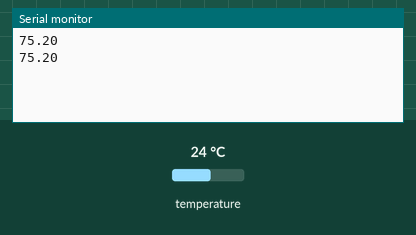
Simulated run of this sketch. Board: Arduino Nano 33 IoT. Shown: the last lines printed to the serial monitor. The test bench sets the inputs (shaded band); at power-on: temperature 24 °C.

Above: at 1.8 s.
1.9 s: temperature set to 12 °C
At 2.9 s:
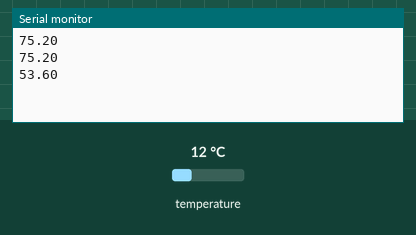
3.4 s: temperature set to 19 °C
At 4.9 s:
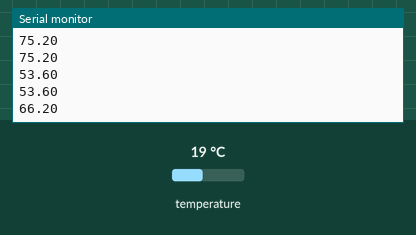
Timing chart, 0 to 6.4 s (numbered marks = the images above; inputs shaded):
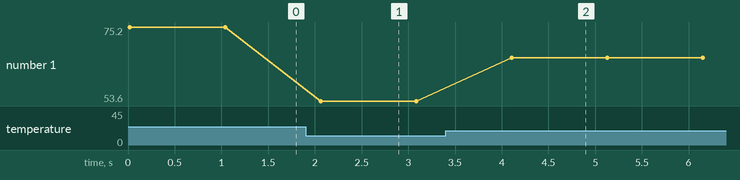

Measured:
- after the input at 1.9 s, the serial monitor: prints a new line after 0.16 s (image 1)
- after the input at 3.4 s, the serial monitor: prints a new line after 0.71 s (image 2)
- plotted number 1: 75.2 → 53.6 after the input at 1.9 s, 53.6 → 66.2 after the input at 3.4 s

The sketch:

TempProbeDS18S20.ino
```cpp
#include <OneWire.h>
#include <ArduinoBLE.h>
#define STATUS_IDLE        0
#define STATUS_RECEIVED    1
#define STATUS_CONNECTING  2
#define STATUS_SUCCESS     3
#define STATUS_FAILED      4

int DS18S20_Pin = 18; //DS18S20 Signal pin on digital 2

//Temperature chip i/o
OneWire ds(DS18S20_Pin);  // on digital pin 2

// BLE Characteristics


void setup(void) {
  Serial.begin(9600);

}

void loop(void) {
  float temperature = getTemp();
  float t = (temperature*1.8)+32;
  Serial.println(t);

  delay(1000); //just here to slow down the output so it is easier to read

}


float getTemp(){
  //returns the temperature from one DS18S20 in DEG Celsius

  byte data[12];
  byte addr[8];

  if ( !ds.search(addr)) {
      //no more sensors on chain, reset search
      ds.reset_search();
      return -1000;
  }

  if ( OneWire::crc8( addr, 7) != addr[7]) {
      Serial.println("CRC is not valid!");
      return -1000;
  }

  if ( addr[0] != 0x10 && addr[0] != 0x28) {
      Serial.print("Device is not recognized");
      return -1000;
  }

  ds.reset();
  ds.select(addr);
  ds.write(0x44,1); // start conversion, with parasite power on at the end

  byte present = ds.reset();
  ds.select(addr);
  ds.write(0xBE); // Read Scratchpad


  for (int i = 0; i < 9; i++) { // we need 9 bytes
    data[i] = ds.read();
  }

  ds.reset_search();

  byte MSB = data[1];
  byte LSB = data[0];

  float tempRead = ((MSB << 8) | LSB); //using two's compliment
  float TemperatureSum = tempRead / 16;

  return TemperatureSum;

}
```
